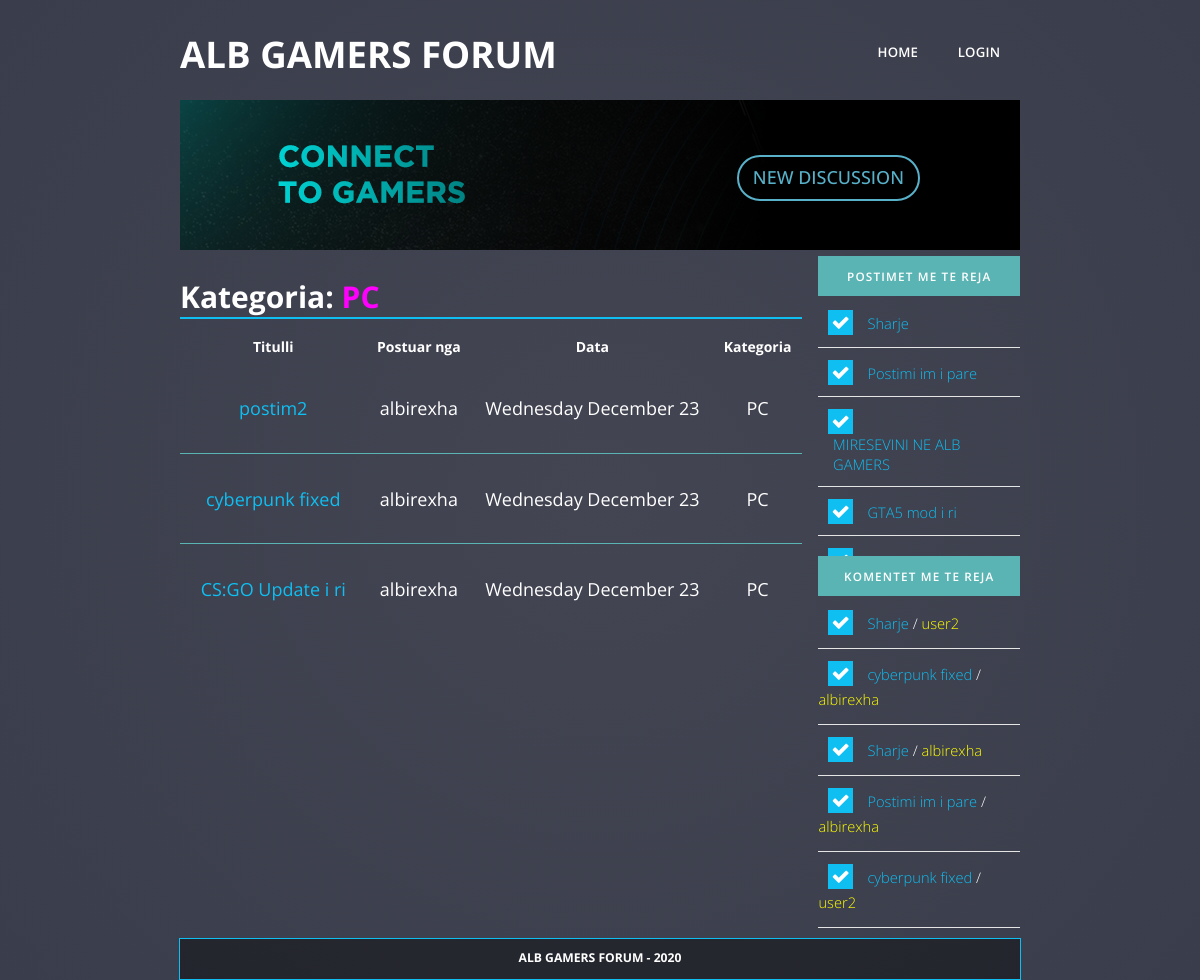
Page /postimet-kategoria.php?idK=1 on the committed database.
### tables this page shows
CREATE TABLE `postimi` (
  `postimiid` int(11) NOT NULL,
  `anetariid` int(11) NOT NULL,
  `data_e_krijimit` datetime NOT NULL DEFAULT current_timestamp(),
  `teksti_postimit` text NOT NULL,
  `titulli_postimit` varchar(255) NOT NULL,
  `kategoriaid` int(11) NOT NULL,
  `shikime` bigint(20) DEFAULT 0
);

CREATE TABLE `anetari` (
  `anetariid` int(11) NOT NULL,
  `emri_mbiemri` varchar(500) NOT NULL,
  `email` varchar(255) NOT NULL,
  `username` varchar(255) NOT NULL,
  `password` varchar(255) NOT NULL,
  `isActive` tinyint(1) NOT NULL DEFAULT 1,
  `roli` int(8) NOT NULL DEFAULT 2
);

CREATE TABLE `kategoria` (
  `kategoriaid` int(11) NOT NULL,
  `emri_kategoria` varchar(255) NOT NULL,
  `pershkrimi_kategoria` text DEFAULT NULL
);

### inc/sqlFunctions.php (called while the page is built, shortened)
<?php
function connection(){
    $dbcon = mysqli_connect('localhost','root','','forumidb');
    return $dbcon;
}
function kthePostimet($type){
    $dbcon = connection();
    $sql="";
    if($type==0)
    $sql = "SELECT
    p.*,
    DATE_FORMAT(p.data_e_krijimit, '%D %M') AS dataPostimit,
    COUNT(pl.postimiid) NrPelqimeve,
    a.username AS username,
    k.emri_kategoria AS kategoria,
    k.kategoriaid AS kID
FROM
    pelqimet pl
RIGHT JOIN postimi p ON
    p.postimiid = pl.postimiid
INNER JOIN anetari a ON
    p.anetariid = a.anetariid
INNER JOIN kategoria k ON
    p.kategoriaid = k.kategoriaid
GROUP BY p.postimiid
ORDER BY
    p.postimiid DESC
";
    else if($type==1)
        $sql = "SELECT titulli_postimit, postimiid FROM postimi ORDER BY postimiid DESC LIMIT 5";
    else if($type==2)
        $sql = "SELECT p.titulli_postimit, p.postimiid, a.username AS username FROM postimi p INNER JOIN komentet k ON p.postimiid = k.postimiid INNER JOIN anetari a ON k.anetariid = a.anetariid ORDER BY k.komentiid DESC LIMIT 5";
        $result = mysqli_query($dbcon, $sql);
        return $result;
}
function kthePostimetKategoria($kid){
    $dbcon = connection();
    $sql = "SELECT p.*, DATE_FORMAT(p.data_e_krijimit, '%W %M %e') AS dataPostimit, a.username AS username, k.emri_kategoria AS kategoria FROM postimi p INNER JOIN anetari a ON p.anetariid=a.anetariid INNER JOIN kategoria k ON p.kategoriaid = k.kategoriaid WHERE p.kategoriaid = $kid";
    $result = mysqli_query($dbcon, $sql);
    if(mysqli_num_rows($result) != 0){
                return $result;
    }else{
        echo "<script>window.location.href = \"postimet.php\";</script>";
    }}
?>

### postimet-kategoria.php (the view, shortened to what this page needs)
<?php include "inc/header.php" ?>
<?php if(isset($_GET["idK"])){
        $postimetK = kthePostimetKategoria($_GET["idK"]);
      }else
       header("Location: index.php");
?>
<div id="wrapper">
		<div id="page">
				<h2>Kategoria: <span id="titulliK" style="color: #FF00FF">  </span></h2>
				<div class="table-wrapper">
					<table class="fl-table">
						<tbody>
							<tr>
								<th> Titulli </th>
								<th> Postuar nga </th>
								<th> Data </th>
								<th> Kategoria </th>
							</tr>
							<?php
                                while($postimi = mysqli_fetch_assoc($postimetK)) :
							?>
							<tr>
								<td> <a href="postimi.php?id=<?php echo $postimi["postimiid"] ?>"> <?php echo $postimi["titulli_postimit"] ?></td>
								<td> <?php echo $postimi["username"] ?></td>
								<td> <?php echo $postimi["dataPostimit"] ?></td>
								<td> <?php echo $postimi["kategoria"] ?></td>
							</tr>
							<?php endwhile; ?>
					</table>
				</div>
		</div>
		<?php include "inc/sidebar.php" ?>
	</div>
	</div>
	<?php include "inc/footer.php" ?>
</body>
</html>

### inc/header.php (shortened to what this page needs)
<?php include "sqlFunctions.php"; session_start(); ?>
<head>
    <link href="default.css" rel="stylesheet" type="text/css" media="all" />
    <link href="fonts.css" rel="stylesheet" type="text/css" media="all" />
</head>
<body>
<div id="header-wrapper">
        <div id="header" class="container">
            <div id="logo">
                <h1><a href="index.php">ALB GAMERS FORUM</a></h1>
            </div>
            <div id="menu">
                <ul>
                    <li class="current_page_item"><a href="index.php" accesskey="1" title="" >Home</a></li>
                    <?php if(isset($_SESSION["roli"])): ?>
                    <li><a style="min-width: 80px; color: yellow;" href="logout.php" id="logout" accesskey="5" title=""><?php echo $_SESSION["username"]; ?></a></li>
                    <script>
                        var logout = document.getElementById('logout');
                        logout.onmouseover = function(){
                            logout.innerHTML = "Logout";
                            logout.style.color = "red";
                        }
                        logout.onmouseout = function(){
                            logout.innerHTML = "<?php echo $_SESSION["username"]; ?>";
                            logout.style.color = "yellow";
                        }
                    </script>
                    <?php else: ?>
                    <li><a href="logout.php" id="logout" accesskey="5" title=""> Login </a></li>
                    <?php endif; ?>
                </ul>
            </div>
        </div>
    </div>
    <div id="cover" class="container">
        <a href="newpost.php" class="transparent_btn">NEW DISCUSSION</a>
    </div>
    <div id="container1">

### inc/sidebar.php
<div id="sidebar">
            <div id="stwo-col">
                <div class="sbox1">
                    <h2>Postimet me te reja</h2>
                    <ul class="style2">
                        <?php $postimetNew = kthePostimet(1);
                              while($postimi = mysqli_fetch_assoc($postimetNew)):
                        ?>
                        <li class="icon icon-ok"><a href="postimi.php?id=<?php echo $postimi["postimiid"]; ?>"><?php echo $postimi["titulli_postimit"]?></a></li>
                              <?php endwhile; ?>
                    </ul>
                </div>
            </div>
            <div id="stwo-col">
                <div class="sbox2">
                    <h2>Komentet me te reja</h2>
                    <ul class="style2">
                        <?php $komentetNew = kthePostimet(2);
                              while($komenti = mysqli_fetch_assoc($komentetNew)):
                        ?>
                        <li class="icon icon-ok"><a href="postimi.php?id=<?php echo $komenti["postimiid"]; ?>"><?php echo $komenti["titulli_postimit"]; ?> </a> / <?php echo '<p style="display: inline; color: yellow">'. $komenti["username"] .'</p>'?></li>
                              <?php endwhile; ?>
                    </ul>
                </div>
            </div>
</div>

### inc/footer.php
<div id="footer">
        <h5>
            ALB GAMERS FORUM - 2020
        </h5>
</div>

### default.css (style rules this page uses)
body { margin: 0px; padding: 0px; background: radial-gradient(circle at center, #434553, #3a3d4b) ; font-family: 'Open Sans', sans-serif; font-size: 11pt; font-weight: 300; color: white; }
h1, h2, h3 { margin: 0; padding: 0; font-weight: 600; color: white; }
p, ol, ul { margin-top: 0; }
ol, ul { padding: 0; list-style: none; }
p { line-height: 180%; }
a { color: #0fbff2; }
.container { margin: 0px auto; width: 70%; }
ul.style2 { margin: 0; padding-top: 1em; list-style: none; }
ul.style2 li { border-bottom: solid 1px #E5E5E5; padding: 0.80em 0 0.80em 0; font-family: 0.80em; }
ul.style2 li:before { display: inline-block; padding: 3px; background: #0fbff2; margin-left: 10px; }
ul.style2 a { display: inline-block; margin-left: 1em; text-decoration: none; }
ul.style2 li:first-child { border-top: 0; padding-top: 0; }
ul.style2 .icon { color: #FFF; }
#header { position: relative; height: 100px; }
#logo { position: absolute; top: 2em; left: 0; width: 100%; }
#logo h1 { display: inline-block; font-size: 2.5em; text-transform: uppercase; font-weight: 700; color: white; }
#logo a { text-decoration: none; color: white; }
#menu { position: absolute; right: 0; top: 2em; }
#menu ul { display: inline-block; }
#menu li { display: block; float: left; text-align: center; }
#menu li a, #menu li span { display: inline-block; padding: 1em 1.5em; letter-spacing: 0.20px; text-decoration: none; font-size: 0.90em; font-weight: 600; text-transform: uppercase; outline: 0; color: white; }
#wrapper { margin: 0 auto; width: 70%; }
#page { overflow: hidden; margin-top: 20px; float: left; width: 74%; }
#page h2 { border-bottom: 2px solid #0fbff2; font-weight: 700; font-size: 30px; }
#sidebar { float: right; width: 24%; margin-bottom: 10px; }
#stwo-col h2 { display: block; padding: 12px 0px; letter-spacing: 0.10em; text-transform: uppercase; font-size: 0.8em; font-weight: 600; color: white; background-color:#5bb4b4; width: auto; text-align: center; }
#stwo-col .sbox2 { float: right; width: 100%; min-height: 250px; }
#stwo-col .sbox1 { float: left; width: 100%; height: 300px; }
.table-wrapper { margin-top: 10px }
.fl-table { font-size: 12px; font-weight: normal; border-collapse: collapse; width: 100%; white-space: nowrap; }
.fl-table td, .fl-table th { text-align: center; padding: 8px; }
.fl-table tr { border-bottom: 0.1px solid #5bb4b4; }
.fl-table td { font-size: 18px; height: 90px; text-decoration: none; }
.fl-table td a { text-decoration: none; }
.fl-table tr th { font-size: 14px; }
.fl-table tr th:first-child { width: 30%; }
.fl-table tr:last-child, tr:first-child { border-bottom: none; }
#cover { height: 150px; background: linear-gradient(to right, transparent, black 70%), url(./images/cover4.jpg); }
.transparent_btn { display: inline-block; padding: 10px 14px; color: #58b1c9; border: 2px solid #58b1c9; text-decoration: none; font-size: 18px; font-weight: 500; line-height: 120%; background-color: rgba(255,255,255, 0); -webkit-border-radius: 4px; -moz-border-radius: 4px; border-radius: 25px; -webkit-transition: background-color 300ms ease; -moz-transition: background-color 300ms ease; transition: background-color 300ms ease; cursor: pointer; margin: 55px 100px; float: right; }
#footer { width: 70%; height: 40px; margin: 0 auto; background: rgba(0, 0, 0, 0.4); margin-bottom: 0; text-align: center; border: 1px solid #0fbff2; clear: both; }
#footer h5 { margin: 10px 0px; }
#container1 { clear: both; height: 70vh; }

### rows in the picture
postimi: titulli_postimit "postim2", anetariid.username "albirexha", dataPostimit "Wednesday December 23", kategoriaid.emri_kategoria "PC"
postimi: titulli_postimit "cyberpunk fixed", anetariid.username "albirexha", dataPostimit "Wednesday December 23", kategoriaid.emri_kategoria "PC", anetari.username "user2"
postimi: titulli_postimit "CS:GO Update i ri", anetariid.username "albirexha", dataPostimit "Wednesday December 23", kategoriaid.emri_kategoria "PC"
postimi: titulli_postimit "Sharje", anetari.username "user2", anetari.username "albirexha"
postimi: titulli_postimit "Postimi im i pare", anetari.username "albirexha"
postimi: titulli_postimit "MIRESEVINI NE ALB GAMERS"
postimi: titulli_postimit "GTA5 mod i ri"
